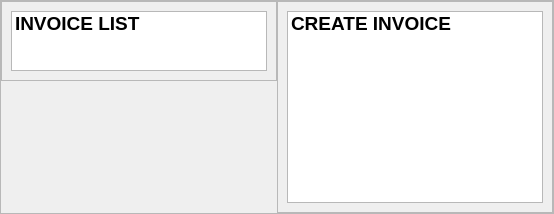
                     <widget class="QFrame" name="frame_63">
                      <property name="frameShape">
                       <enum>QFrame::StyledPanel</enum>
                      </property>
                      <property name="frameShadow">
                       <enum>QFrame::Raised</enum>
                      </property>
                      <layout class="QHBoxLayout" name="horizontalLayout_52">
                       <property name="spacing">
                        <number>0</number>
                       </property>
                       <property name="leftMargin">
                        <number>0</number>
                       </property>
                       <property name="topMargin">
                        <number>0</number>
                       </property>
                       <property name="rightMargin">
                        <number>0</number>
                       </property>
                       <property name="bottomMargin">
                        <number>0</number>
                       </property>
                       <item alignment="Qt::AlignHCenter|Qt::AlignTop">
                        <widget class="QFrame" name="frame_65">
                         <property name="frameShape">
                          <enum>QFrame::StyledPanel</enum>
                         </property>
                         <property name="frameShadow">
                          <enum>QFrame::Raised</enum>
                         </property>
                         <layout class="QHBoxLayout" name="horizontalLayout_54">
                          <item>
                           <widget class="QListWidget" name="listWidget_invoicelist">
                            <property name="minimumSize">
                             <size>
                              <width>250</width>
                              <height>50</height>
                             </size>
                            </property>
                            <property name="maximumSize">
                             <size>
                              <width>330</width>
                              <height>60</height>
                             </size>
                            </property>
                            <property name="cursor" stdset="0">
                             <cursorShape>PointingHandCursor</cursorShape>
                            </property>
                            <property name="iconSize">
                             <size>
                              <width>40</width>
                              <height>40</height>
                             </size>
                            </property>
                            <item>
                             <property name="text">
                              <string>INVOICE LIST</string>
                             </property>
                             <property name="font">
                              <font>
                               <pointsize>14</pointsize>
                               <weight>75</weight>
                               <bold>true</bold>
                              </font>
                             </property>
                             <property name="icon">
                              <iconset resource="../Assets/Icons.qrc">
                               <normaloff>:/BlueIcons/Icons/buleicons/book-open.svg</normaloff>:/BlueIcons/Icons/buleicons/book-open.svg</iconset>
                             </property>
                            </item>
                           </widget>
                          </item>
                         </layout>
                        </widget>
                       </item>
                       <item alignment="Qt::AlignHCenter|Qt::AlignTop">
                        <widget class="QFrame" name="frame_66">
                         <property name="frameShape">
                          <enum>QFrame::StyledPanel</enum>
                         </property>
                         <property name="frameShadow">
                          <enum>QFrame::Raised</enum>
                         </property>
                         <layout class="QHBoxLayout" name="horizontalLayout_55">
                          <item>
                           <widget class="QListWidget" name="listWidget_createinvoice">
                            <property name="cursor" stdset="0">
                             <cursorShape>PointingHandCursor</cursorShape>
                            </property>
                            <property name="iconSize">
                             <size>
                              <width>40</width>
                              <height>40</height>
                             </size>
                            </property>
                            <item>
                             <property name="text">
                              <string>CREATE INVOICE</string>
                             </property>
                             <property name="font">
                              <font>
                               <pointsize>14</pointsize>
                               <weight>75</weight>
                               <bold>true</bold>
                              </font>
                             </property>
                             <property name="icon">
                              <iconset resource="../Assets/Icons.qrc">
                               <normaloff>:/BlueIcons/Icons/buleicons/copy.svg</normaloff>:/BlueIcons/Icons/buleicons/copy.svg</iconset>
                             </property>
                            </item>
                           </widget>
                          </item>
                         </layout>
                        </widget>
                       </item>
                      </layout>
                     </widget>
